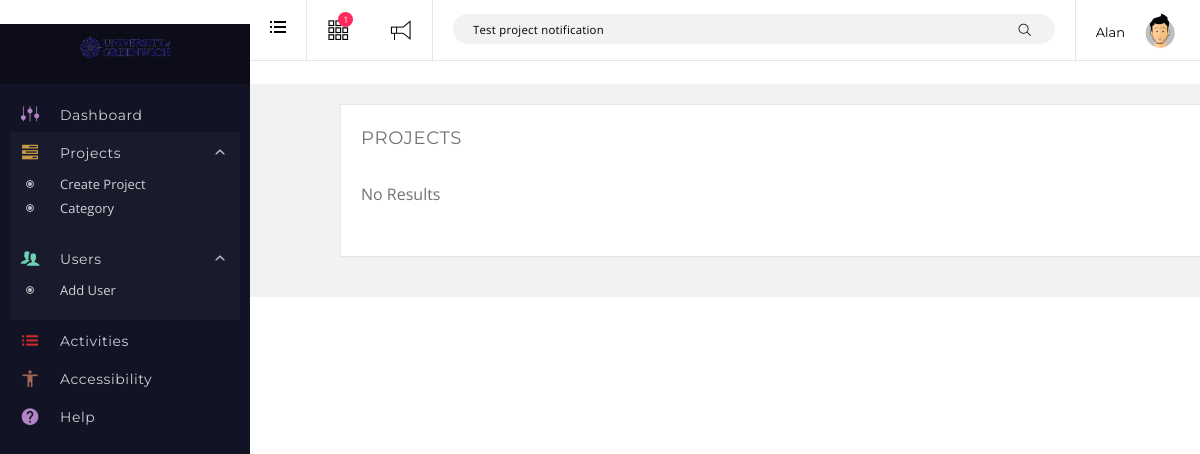
The app's page /index.php?s=Test project notification (signed in), older data.
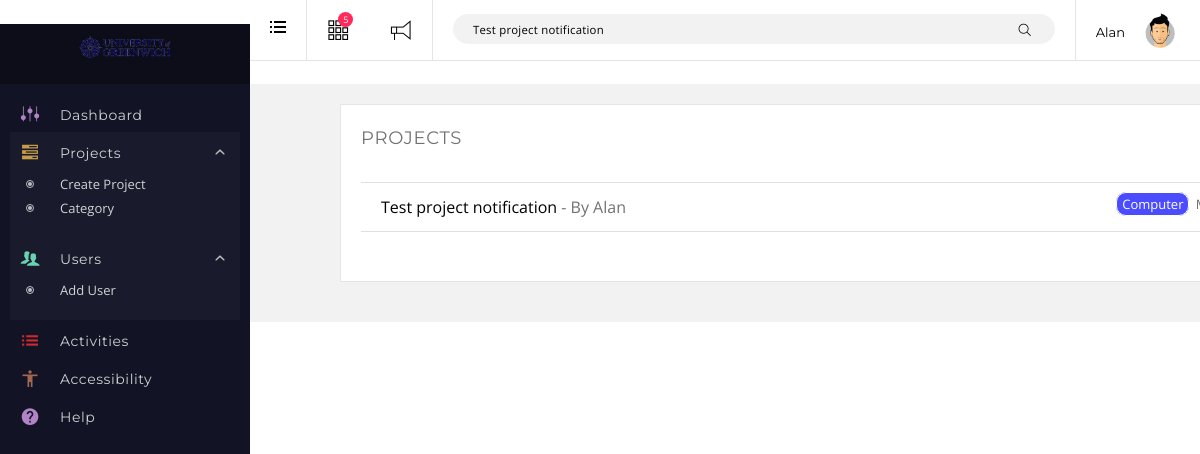
The same page, newer data.
### tables this page shows
CREATE TABLE `projects` (
  `id` int(99) NOT NULL,
  `author` int(99) NOT NULL,
  `title` varchar(255) NOT NULL,
  `description` varchar(255) NOT NULL,
  `attachments` varchar(255) NOT NULL,
  `date` datetime NOT NULL,
  `status` varchar(255) DEFAULT NULL
);

CREATE TABLE `users` (
  `id` int(99) NOT NULL,
  `display_name` varchar(255) NOT NULL,
  `password` varchar(255) NOT NULL,
  `email` varchar(255) NOT NULL,
  `role` smallint(9) NOT NULL
);

CREATE TABLE `terms` (
  `id` bigint(99) NOT NULL,
  `name` varchar(255) NOT NULL,
  `color` varchar(255) NOT NULL
);

### database.php (called while the page is built, shortened)
<?php
class database
{
	var $connection = null;
    function connect()
    {
        $hostname = "localhost";
        $dbuser = "root";
        $dbpass = "";
        $dbname = "GWizards";
        if($this->connection == null)
        {
            $this->connection = mysqli_connect($hostname,$dbuser,$dbpass,$dbname);
            if(!$this->connection)
    		{
    			die("Websie is on maintain, please comeback later");
    		}
            else    mysqli_query($this->connection,'set names utf8');
        }
    }
    function disconnect()
    {
        $this->connection = null;
    }
    function select_all_query($sql)
    {
        if($sql != '')
        {
            $list = mysqli_query($this->connection,$sql);
            $result = array();
            if( mysqli_num_rows($list) > 0)
            {
                while($row = mysqli_fetch_array($list,MYSQLI_ASSOC))
                {
                    $result[] = $row;
                }
                return $result;
            }
            else
            {
                return false;
            }
        }
    }
}
?>

### classes/_users.php (called while the page is built, shortened)
<?php
class User
{
    public function __construct()
    {
     	$this->admins = $this->get_admins();
    }
	function get_user_by_id( $user_id ) {
		global $database;
		$sql = "SELECT * From users WHERE id=".$user_id;
		$result = $database->select_all_query( $sql );
		return $result[0];
	}
	function get_admins() {
		global $database;
		$sql = "SELECT * From users WHERE role=0";
		$result = $database->select_all_query( $sql );
		return $result;
	}
}
$GLOBALS['user'] = new User();

### classes/_project.php (called while the page is built, shortened)
<?php
class project
{
	public function __construct()
    {
        $this->unapproved_project = $this->get_projects( 'unapproved', null, true );
    }
    function get_projects( $filter, $paged = null, $notification = null ) {
    	global $database,$user;
    	$sql = 'SELECT projects.id,projects.author,projects.title,projects.description,projects.date,projects.status FROM projects';
    	$cat = isset( $_GET['cat'] ) ? $_GET['cat'] : null;
    	switch ( $filter ) {
    		case 'all':
    			$sql .= ' WHERE projects.status="PUBLISH"';
    			break;
    		case 'unapproved':
    			$sql .= ' WHERE projects.status="PENDING"';
    			break;
    	}
    	$search = isset( $_GET['s'] ) ? $_GET['s'] : null;
    	if ( !$notification ) {
	    	if ( $search ) {
	    		$sql .= ' AND projects.title LIKE "%'.$search.'%"';
	    	}
	    }
    	$result = $database->select_all_query( $sql );
		return $result;
    }
	function get_cats( $project_id ) {
		global $database;
		$sql = "SELECT terms.id,terms.name,terms.color FROM terms
			INNER JOIN term_project ON terms.id = term_project.term_id
			INNER JOIN projects ON projects.id = term_project.project_id
			WHERE projects.id =".$project_id;
		$result = $database->select_all_query( $sql );
		return $result;
	}
}

### search.php (the view, shortened to what the changed rows need)
<div id="content" class="tpl-full-width">
    <div id="main-container" class="clearfix">
        <div class="main container submit-container main-container" role="main">
            <div class="content-wrap">
                <div class="main-content container-fluid">
                    <div class="col-xs-12 col-md-12">
                        <div class="panel panel-default">
                           <div class="project-list">
                                <div>
                                    <h3>
                                    </h3>
                                </div>
                                <div class="collapse in">
                                    <?php
                                        $search_projects = $project->get_projects( 'all', 1 );
                                    ?>
                                    <?php if ( $search_projects ): ?>
                                        <ul class="list-group list-group-flush">
                                            <?php foreach ( $search_projects as $search_project ): ?>
                                                <?php
                                                    $author = $user->get_user_by_id( $search_project['author'] );
                                                ?>
                                                <li class="list-group-item">
                                                    <div class="project-title">
                                                        <a href="http://localhost/GWizardsSystem/project-single.php?id=<?php echo $search_project['id'] ?>"><?php echo $search_project['title'] ?></a>
                                                            - By <?php echo $author['display_name'] ?>
                                                    </div>
                                                    <div class="project-info pull-right">
                                                        <div class="dept">
                                                                <?php
                                                                    $cats = $project->get_cats( $search_project['id'] );
                                                                ?>
                                                                <?php if ( $cats ): ?>
                                                                    <?php foreach ( $cats as $cat ): ?>
                                                                        <a href="http://localhost/GWizardsSystem/project.php?cat=<?php echo $cat['id'] ?>" style="background-color: <?php echo $cat['color'] ?>" class="cat-rdr cat-tag p-com"><?php echo $cat['name']; ?></a>
                                                                    <?php endforeach ?>
                                                                <?php endif ?>
                                                            </div>
                                                        <div class="date-time"><?php echo date( "F j, Y", strtotime( $search_project['date'] ) ) ?></div>
                                                    </div>
                                                </li>
                                            <?php endforeach ?>
                                        </ul>
                                    <?php else: ?>
                                        No Results
                                    <?php endif ?>
                                </div>
                           </div>
                        </div>
                    </div>
                </div>
            </div>
        </div>
    </div>
</div>

### header.php (shortened to what the changed rows need)
<?php
require_once("database.php");
require_once("classes/_users.php");
require_once("classes/_project.php");
$session = isset( $_SESSION ) ? $_SESSION : null;
?>
<html class="js applicationcache geolocation history postmessage svg websockets localstorage sessionstorage websqldatabase webworkers hashchange audio canvas canvastext video webgl cssgradients multiplebgs opacity rgba inlinesvg hsla supports svgclippaths smil no-hiddenscroll fontface generatedcontent textshadow indexeddb indexeddb-deletedatabase cssanimations backgroundsize borderimage borderradius boxshadow csscolumns csscolumns-width csscolumns-span csscolumns-fill csscolumns-gap csscolumns-rule csscolumns-rulecolor csscolumns-rulestyle csscolumns-rulewidth csscolumns-breakbefore csscolumns-breakafter csscolumns-breakinside flexbox cssreflections csstransforms csstransforms3d csstransitions no-touchevents" lang="en-US" prefix="og: http://ogp.me/ns#" style="">
	<head>
	<link rel="stylesheet" id="bootstrap-css" href="assets/css/bootstrap.min.css" type="text/css" media="all">
	<link rel="stylesheet" id="alan-font-icons-css" href="assets/fonts/style.css" type="text/css" media="all">
	<link rel="stylesheet" id="alan-dynamic-css" href="assets/css/theme.css" type="text/css" media="all">
	<link rel="stylesheet" id="alan-dynamic-css" href="assets/css/main.css" type="text/css" media="all">
	<link rel="stylesheet" id="alan-dynamic-css" href="assets/css/chosen.min.css" type="text/css" media="all">
	</head>
		<body class="activity just-me buddypress bp-legacy single singular page-template-default page page-parent logged-in js is-user-profile device-lg">
		<div id="page-wrapper" class="clearfix">
			<?php if ( $session ): ?>
			<header id="header" class="header-colors header-layout-01 has-search hover-menu has-language">
				<div id="header-wrap">
					<div class="second-menu">
						<div class="second-menu-main">
							<div class="second-menu-inner">
								<div class="scroll-container-wrapper">
									<div class="scroll-container">
										<div class="second-menu-section">
											<ul id="menu-header-icons" class="basic-menu header-icons alan-nav-menu">
												<?php if ( '0' == $session['role'] ): ?>
												<?php
													$notifications = $project->unapproved_project;
												?>
												<li class="alan-menu alan-tasks-nav has-submenu alan-tasks menu-item menu-item-type-custom menu-item-object-custom">
													<a href="http://localhost/GWizardsSystem/project.php?filter=unapproved">
														<i class="icon-tasks-line"></i>
														<?php if ( $notifications ): ?>
															<b class="bubble"><?php echo count( $notifications ) ?></b>
														<?php endif ?>
													</a>
												</li>
												<?php endif; ?>
											</ul>
										</div>
									</div>
								</div>
							</div>
						</div>
					</div>
				</div>
			</header>
		<?php endif; ?>

Row changes from the older to the newer data that the page shows:
now on this page (row edited): projects: title "Test project notification", users.display_name "Alan"
now on this page (row unchanged): terms: name "Computer"
Text that changed along with them:
count( $notifications ): "1" → "5"
text no longer shown: "No Results"
